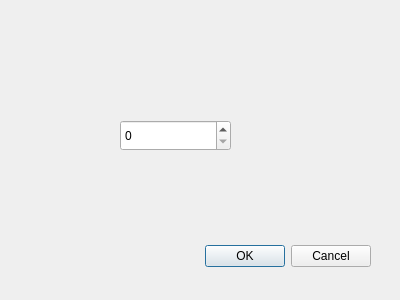
<?xml version="1.0" encoding="UTF-8"?>
<ui version="4.0">
 <class>Q3InputDialog</class>
 <widget class="QDialog" name="Q3InputDialog">
  <property name="geometry">
   <rect>
    <x>0</x>
    <y>0</y>
    <width>400</width>
    <height>300</height>
   </rect>
  </property>
  <property name="windowTitle">
   <string>Dialog</string>
  </property>
  <widget class="QDialogButtonBox" name="buttonBox">
   <property name="geometry">
    <rect>
     <x>30</x>
     <y>240</y>
     <width>341</width>
     <height>32</height>
    </rect>
   </property>
   <property name="orientation">
    <enum>Qt::Horizontal</enum>
   </property>
   <property name="standardButtons">
    <set>QDialogButtonBox::Cancel|QDialogButtonBox::Ok</set>
   </property>
  </widget>
  <widget class="QSpinBox" name="InputBox">
   <property name="geometry">
    <rect>
     <x>120</x>
     <y>120</y>
     <width>111</width>
     <height>31</height>
    </rect>
   </property>
   <property name="maximum">
    <number>99</number>
   </property>
  </widget>
 </widget>
 <resources/>
 <connections>
  <connection>
   <sender>buttonBox</sender>
   <signal>accepted()</signal>
   <receiver>Q3InputDialog</receiver>
   <slot>accept()</slot>
   <hints>
    <hint type="sourcelabel">
     <x>248</x>
     <y>254</y>
    </hint>
    <hint type="destinationlabel">
     <x>157</x>
     <y>274</y>
    </hint>
   </hints>
  </connection>
  <connection>
   <sender>buttonBox</sender>
   <signal>rejected()</signal>
   <receiver>Q3InputDialog</receiver>
   <slot>reject()</slot>
   <hints>
    <hint type="sourcelabel">
     <x>316</x>
     <y>260</y>
    </hint>
    <hint type="destinationlabel">
     <x>286</x>
     <y>274</y>
    </hint>
   </hints>
  </connection>
 </connections>
</ui>
